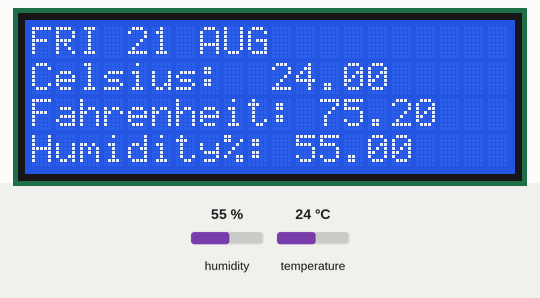
A sketch run on a simulated Arduino Nano, built with avr-gcc and run on an emulated ATmega328P. On the bench: 20×4 character LCD. The inputs (shaded band) are chosen by the test bench; at power-on: humidity 55 %, temperature 24 °C.

Above: at 1.2 s.
1.3 s: humidity set to 22 %
At 7.1 s:
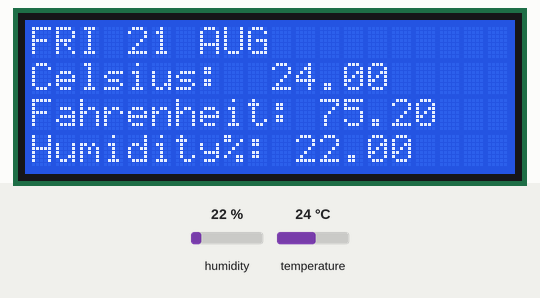
13.3 s: temperature set to 12 °C
At 18.9 s:
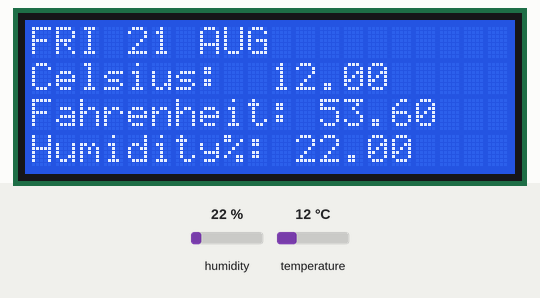
24.9 s: humidity set to 40 %
At 31.9 s:
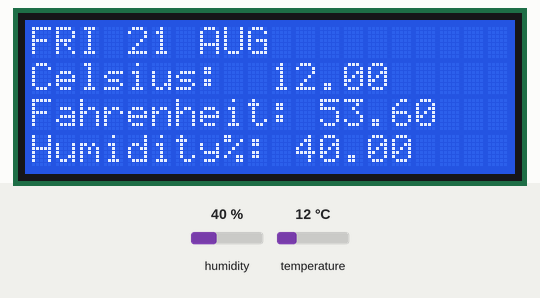
36.9 s: temperature set to 19 °C
At 43.8 s:
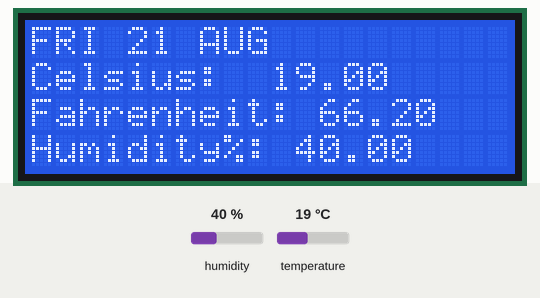
48.9 s: temperature set to 41 °C
At 55.6 s:
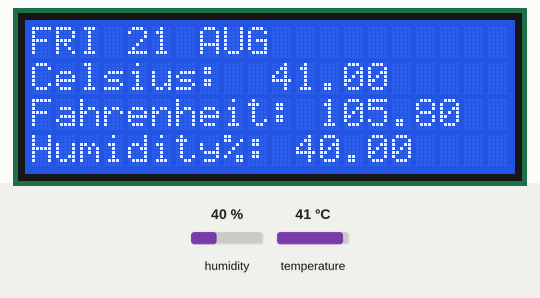
Timing chart, 0 to 57.1 s (numbered marks = the images above; inputs shaded):
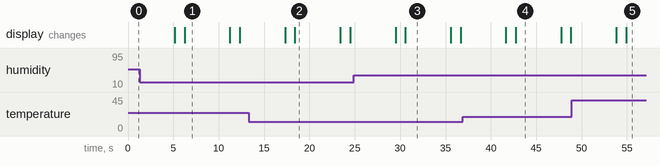

Measured:
- after the input at 1.3 s, the display: first differs from a run without the input after 4.9 s (image 1)
- after the input at 13.3 s, the display: first differs from a run without the input after 5.1 s (image 2)
- after the input at 24.9 s, the display: first differs from a run without the input after 5.7 s (image 3)
- after the input at 36.9 s, the display: first differs from a run without the input after 5.8 s (image 4)
- after the input at 48.9 s, the display: first differs from a run without the input after 6.0 s (image 5)
- what the display in image 1 shows lasts 5.0 s, from 6.2 s to 11.2 s

The sketch:

NanoTempHumidDisplay.ino
```cpp
//Using Arduino nano for a portable temperature and humidity display
//Same logic and code as TempHumiditywithLCD.ino!! Check that out!

#include <DHT.h>
#define Type DHT11

#include <LiquidCrystal_I2C.h>
#include <Wire.h>

int sensePin = 3;

LiquidCrystal_I2C display(0x27, 20, 4);
DHT sensor(sensePin,Type);


float tempC;
float humidity;
float tempF;


void setup() {
  // put your setup code here, to run once:
  sensor.begin();
  display.init();
  display.backlight();
}

void loop() {
  // put your main code here, to run repeatedly:
  humidity = sensor.readHumidity();
  tempF = sensor.readTemperature(true);
  tempC = sensor.readTemperature();

  display.setCursor(0,0);
  display.print("FRI 21 AUG");

  display.setCursor(0,1);
  display.print("Celsius: ");
  display.setCursor(10,1);
  display.print(tempC);

  display.setCursor(0,2);
  display.print("Fahrenheit: ");
  display.setCursor(12,2);
  display.print(tempF);

  display.setCursor(0,3);
  display.print("Humidity%: ");
  display.setCursor(11,3);
  display.print(humidity);

  delay(5000);

  display.clear();
  delay(1000);
}
```
